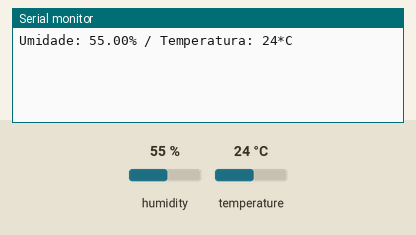
The sketch below on a simulated Arduino Uno, built with avr-gcc and run on an emulated ATmega328P. Shown: the last lines printed to the serial monitor. The inputs (shaded band) are chosen by the test bench; at power-on: humidity 55 %, temperature 24 °C.

Above: at 3.2 s.
3.3 s: humidity set to 22 %
At 4.5 s:
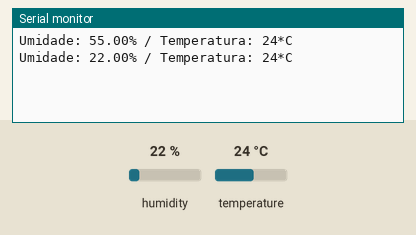
6.0 s: temperature set to 12 °C
At 6.9 s:
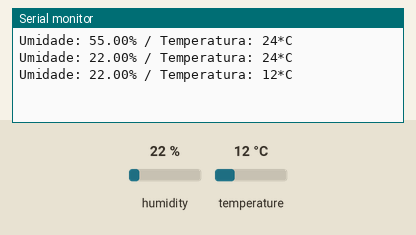
8.7 s: humidity set to 40 %
At 10.5 s:
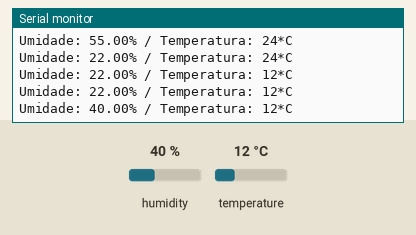
Timing chart, 0 to 12.0 s (numbered marks = the images above; inputs shaded):
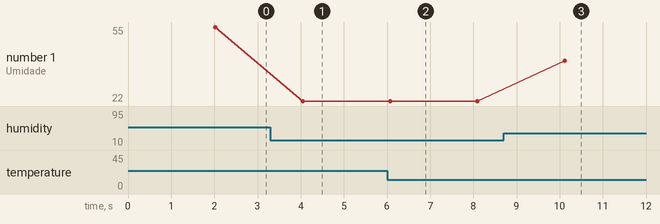

The sketch:

codigo.ino
```cpp
#include <dht.h> //inlcui a biblioteca dht

const int pinoDHT11 = A2; //pino analógios utilizado pelo DHT11

dht DHT; //variável do tipo DHT

void setup(){
  Serial.begin(9600); //inicializa a serial
  delay(2000); //intervalo de 2 segundos antes de iniciar
}

void loop(){
  DHT.read11(pinoDHT11); //lé as informações do sensor
  Serial.print("Umidade: "); //imprime o texto na serial
  Serial.print(DHT.humidity); //imprime na serial o valor de umidade medido
  Serial.print("%"); //escreve o texto em seguida
  Serial.print(" / Temperatura: "); //imprime o texto na serial
  Serial.print(DHT.temperature, 0); //imprime na serial o valor de umidade medido e remove a parte decimal
  Serial.println("*C"); //imprime o texto na serial
  delay(2000); //intervalo de 2 segundos (não diminuir esse valor)
}
```

Measured:
- after the input at 3.3 s, the serial monitor: prints a new line after 0.75 s (image 1)
- after the input at 6.0 s, the serial monitor: prints a new line after 0.07 s (image 2)
- after the input at 8.7 s, the serial monitor: prints a new line after 1.4 s (image 3)
- plotted number 1: 55 → 22 after the input at 3.3 s, 22 → 40 after the input at 8.7 s
